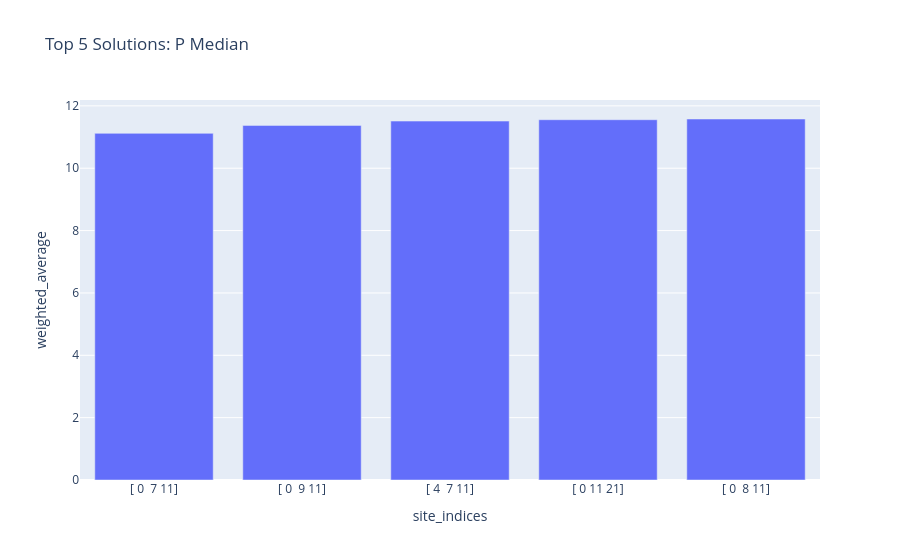

Source (notebook cell):
### Markdown cell above
We can adjust the number of combinations shown.

### Code cell
solution_3.plot_n_best_combinations_bar(n_best=5)

### Figure 1 — Plotly figure (JSON) as saved in the notebook; plotly's stock layout.template omitted (floating-point values rounded to 4 significant figures)
{"data": [{"hovertemplate": "site_indices=%{x}<br>weighted_average=%{y}<extra></extra>", "legendgroup": "", "marker": {"color": "#636efa", "pattern": {"shape": ""}}, "name": "", "orientation": "v", "showlegend": false, "textposition": "auto", "type": "bar", "x": ["[ 0  7 11]", "[ 0  9 11]", "[ 4  7 11]", "[ 0 11 21]", "[ 0  8 11]"], "xaxis": "x", "y": [11.12, 11.37, 11.51, 11.56, 11.58], "yaxis": "y"}], "layout": {"barmode": "relative", "legend": {"tracegroupgap": 0}, "title": {"text": "Top 5 Solutions: P Median"}, "xaxis": {"anchor": "y", "domain": [0, 1], "title": {"text": "site_indices"}}, "yaxis": {"anchor": "x", "domain": [0, 1], "title": {"text": "weighted_average"}}}}
